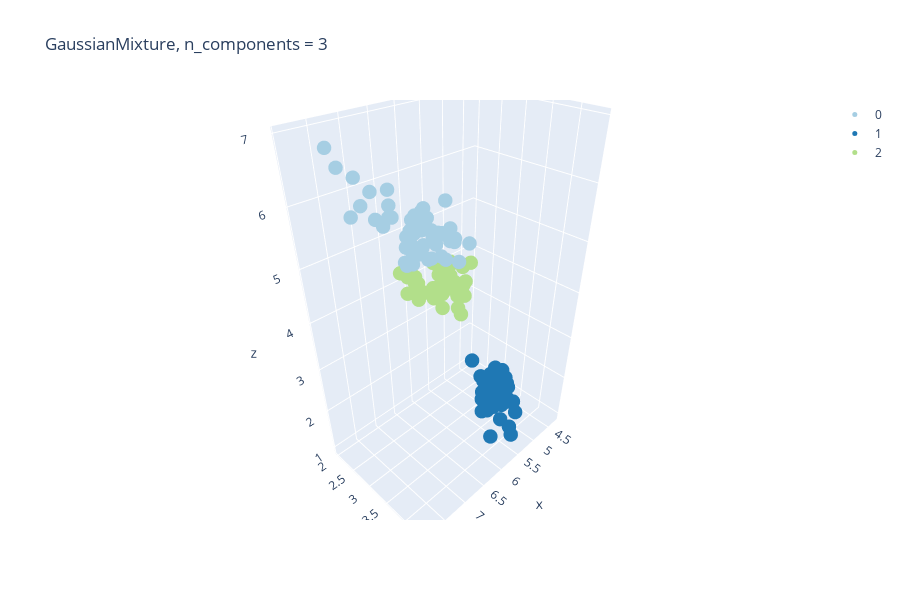

The code cell stored with this chart in its notebook:
### Markdown cell above
## 2.3. Distribution-based Clustering: `GaussianMixture()`

### Code cell
from sklearn.mixture import GaussianMixture

X = iris.data
y = iris.target

gm = GaussianMixture(n_components = 3) # what if will not define the num. pf components?
gm.fit(X)

y_pred = gm.predict(X)

plot_3d(X, y_pred, 'GaussianMixture, n_components = 3 ')
iris_cluster = cluster_scoreing_pivot(X, y, y_pred, iris_cluster, 'GaussianMixture')

### Figure 1 — Plotly figure (JSON) as saved in the notebook; plotly's stock layout.template omitted (floating-point values rounded to 4 significant figures)
{"data": [{"marker": {"color": "rgb(166,206,227)", "size": 5}, "mode": "markers", "name": "0", "type": "scatter3d", "x": [6.2, 5.9, 6.3, 6.7, 6, 6.3, 5.8, 7.1, 6.3, 6.5, 7.6, 4.9, 7.3, 6.7, 7.2, 6.5, 6.4, 6.8, 5.7, 5.8, 6.4, 6.5, 7.7, 7.7, 6, 6.9, 5.6, 7.7, 6.3, 6.7, 7.2, 6.2, 6.1, 6.4, 7.2, 7.4, 7.9, 6.4, 6.3, 6.1, 7.7, 6.3, 6.4, 6, 6.9, 6.7, 6.9, 5.8, 6.8, 6.7, 6.7, 6.3, 6.5, 6.2, 5.9], "y": [2.2, 3.2, 2.5, 3, 2.7, 3.3, 2.7, 3, 2.9, 3, 3, 2.5, 2.9, 2.5, 3.6, 3.2, 2.7, 3, 2.5, 2.8, 3.2, 3, 3.8, 2.6, 2.2, 3.2, 2.8, 2.8, 2.7, 3.3, 3.2, 2.8, 3, 2.8, 3, 2.8, 3.8, 2.8, 2.8, 2.6, 3, 3.4, 3.1, 3, 3.1, 3.1, 3.1, 2.7, 3.2, 3.3, 3, 2.5, 3, 3.4, 3], "z": [4.5, 4.8, 4.9, 5, 5.1, 6, 5.1, 5.9, 5.6, 5.8, 6.6, 4.5, 6.3, 5.8, 6.1, 5.1, 5.3, 5.5, 5, 5.1, 5.3, 5.5, 6.7, 6.9, 5, 5.7, 4.9, 6.7, 4.9, 5.7, 6, 4.8, 4.9, 5.6, 5.8, 6.1, 6.4, 5.6, 5.1, 5.6, 6.1, 5.6, 5.5, 4.8, 5.4, 5.6, 5.1, 5.1, 5.9, 5.7, 5.2, 5, 5.2, 5.4, 5.1]}, {"marker": {"color": "rgb(31,120,180)", "size": 5}, "mode": "markers", "name": "1", "type": "scatter3d", "x": [5.1, 4.9, 4.7, 4.6, 5, 5.4, 4.6, 5, 4.4, 4.9, 5.4, 4.8, 4.8, 4.3, 5.8, 5.7, 5.4, 5.1, 5.7, 5.1, 5.4, 5.1, 4.6, 5.1, 4.8, 5, 5, 5.2, 5.2, 4.7, 4.8, 5.4, 5.2, 5.5, 4.9, 5, 5.5, 4.9, 4.4, 5.1, 5, 4.5, 4.4, 5, 5.1, 4.8, 5.1, 4.6, 5.3, 5], "y": [3.5, 3, 3.2, 3.1, 3.6, 3.9, 3.4, 3.4, 2.9, 3.1, 3.7, 3.4, 3, 3, 4, 4.4, 3.9, 3.5, 3.8, 3.8, 3.4, 3.7, 3.6, 3.3, 3.4, 3, 3.4, 3.5, 3.4, 3.2, 3.1, 3.4, 4.1, 4.2, 3.1, 3.2, 3.5, 3.6, 3, 3.4, 3.5, 2.3, 3.2, 3.5, 3.8, 3, 3.8, 3.2, 3.7, 3.3], "z": [1.4, 1.4, 1.3, 1.5, 1.4, 1.7, 1.4, 1.5, 1.4, 1.5, 1.5, 1.6, 1.4, 1.1, 1.2, 1.5, 1.3, 1.4, 1.7, 1.5, 1.7, 1.5, 1, 1.7, 1.9, 1.6, 1.6, 1.5, 1.4, 1.6, 1.6, 1.5, 1.5, 1.4, 1.5, 1.2, 1.3, 1.4, 1.3, 1.5, 1.3, 1.3, 1.3, 1.6, 1.9, 1.4, 1.6, 1.4, 1.5, 1.4]}, {"marker": {"color": "rgb(178,223,138)", "size": 5}, "mode": "markers", "name": "2", "type": "scatter3d", "x": [7, 6.4, 6.9, 5.5, 6.5, 5.7, 6.3, 4.9, 6.6, 5.2, 5, 5.9, 6, 6.1, 5.6, 6.7, 5.6, 5.8, 5.6, 6.1, 6.1, 6.4, 6.6, 6.8, 6, 5.7, 5.5, 5.5, 5.8, 5.4, 6, 6.7, 6.3, 5.6, 5.5, 5.5, 6.1, 5.8, 5, 5.6, 5.7, 5.7, 6.2, 5.1, 5.7], "y": [3.2, 3.2, 3.1, 2.3, 2.8, 2.8, 3.3, 2.4, 2.9, 2.7, 2, 3, 2.2, 2.9, 2.9, 3.1, 3, 2.7, 2.5, 2.8, 2.8, 2.9, 3, 2.8, 2.9, 2.6, 2.4, 2.4, 2.7, 3, 3.4, 3.1, 2.3, 3, 2.5, 2.6, 3, 2.6, 2.3, 2.7, 3, 2.9, 2.9, 2.5, 2.8], "z": [4.7, 4.5, 4.9, 4, 4.6, 4.5, 4.7, 3.3, 4.6, 3.9, 3.5, 4.2, 4, 4.7, 3.6, 4.4, 4.5, 4.1, 3.9, 4, 4.7, 4.3, 4.4, 4.8, 4.5, 3.5, 3.8, 3.7, 3.9, 4.5, 4.5, 4.7, 4.4, 4.1, 4, 4.4, 4.6, 4, 3.3, 4.2, 4.2, 4.2, 4.3, 3, 4.1]}, {"marker": {"color": "rgb(51,160,44)", "size": 5}, "mode": "markers", "name": "3", "type": "scatter3d", "x": [], "y": [], "z": []}, {"marker": {"color": "rgb(251,154,153)", "size": 5}, "mode": "markers", "name": "4", "type": "scatter3d", "x": [], "y": [], "z": []}, {"marker": {"color": "rgb(227,26,28)", "size": 5}, "mode": "markers", "name": "5", "type": "scatter3d", "x": [], "y": [], "z": []}, {"marker": {"color": "rgb(253,191,111)", "size": 5}, "mode": "markers", "name": "6", "type": "scatter3d", "x": [], "y": [], "z": []}, {"marker": {"color": "rgb(255,127,0)", "size": 5}, "mode": "markers", "name": "7", "type": "scatter3d", "x": [], "y": [], "z": []}, {"marker": {"color": "rgb(202,178,214)", "size": 5}, "mode": "markers", "name": "8", "type": "scatter3d", "x": [], "y": [], "z": []}, {"marker": {"color": "rgb(106,61,154)", "size": 5}, "mode": "markers", "name": "9", "type": "scatter3d", "x": [], "y": [], "z": []}], "layout": {"height": 600, "title": {"text": "GaussianMixture, n_components = 3 "}, "width": 900}}
